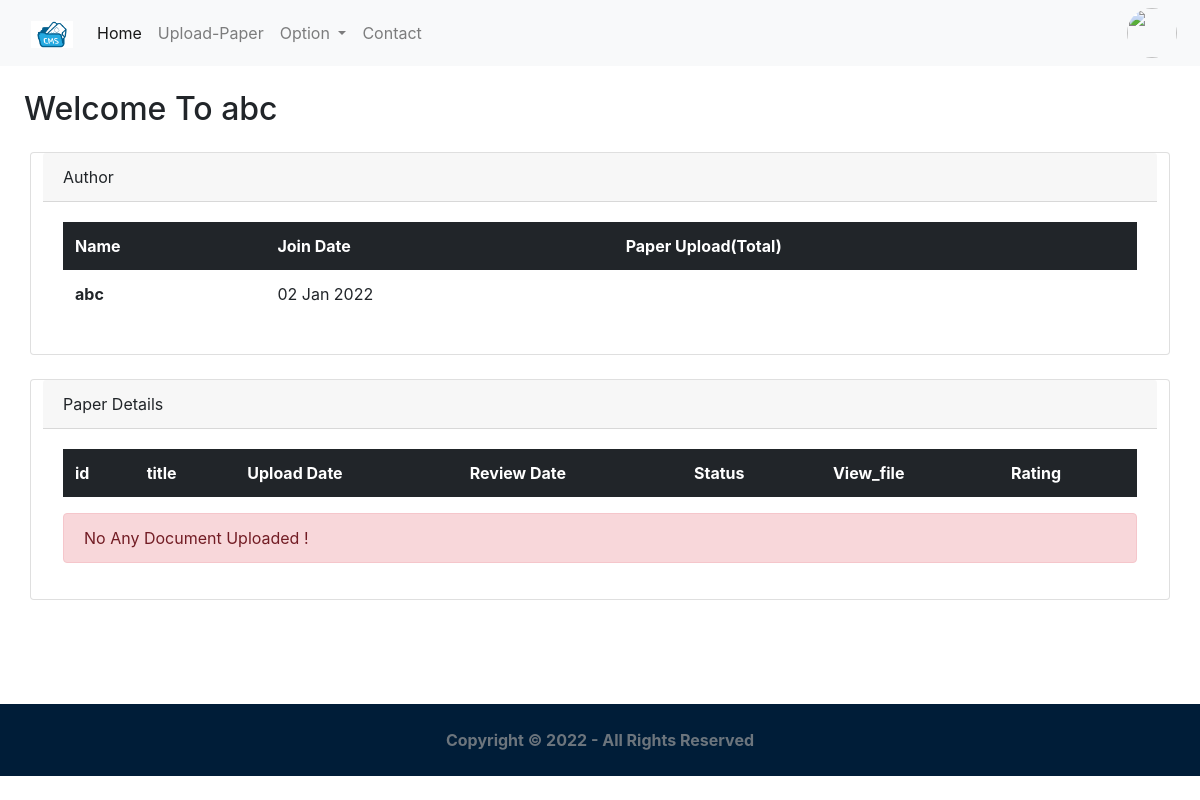
Before: /feed/dashboard (signed in) with the older database file.
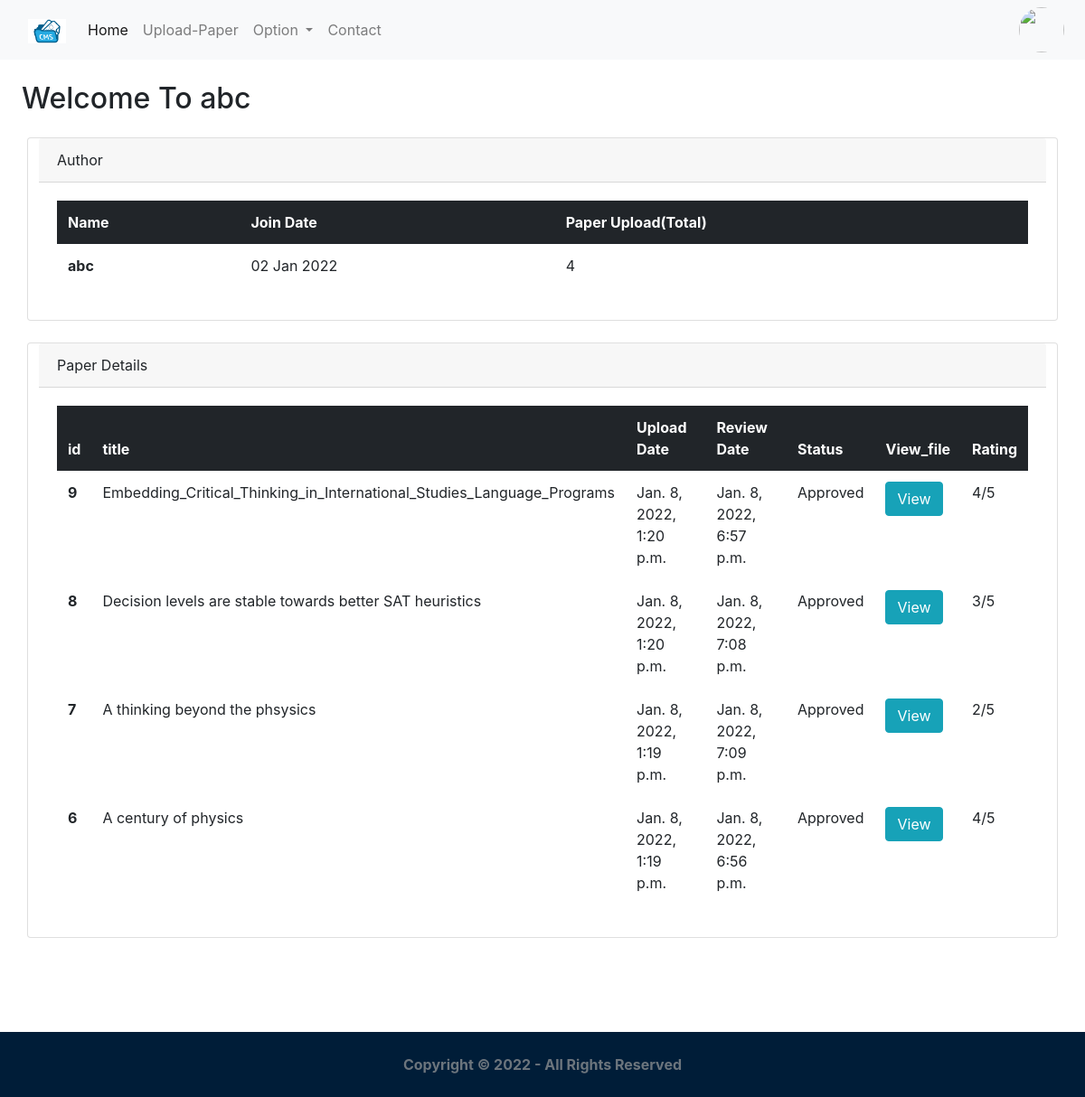
After: the same page with the newer database file.
### core/models.py (models this page shows, shortened)
class Paper(models.Model):
	title = models.CharField(max_length=100)
	description = models.CharField(max_length=200)
	status = models.CharField(max_length=30,default='Submitted')
	file = models.FileField(upload_to='author_files/') # taking files from author
	user = models.ForeignKey(User, on_delete=models.CASCADE)
	remarks = models.CharField(max_length=255,default='No-Remark')
	rating = models.IntegerField(default=0)
	created_on = models.DateTimeField(auto_now_add=True)
	review_date = models.DateTimeField(null=True)
	review_by = models.IntegerField(null=True)
	is_review_submit = models.BooleanField(default=False)
	class Meta:
		ordering = ['-created_on']

### core/views.py (the view)
# urls.py: path('feed/dashboard',login_required(Userhomepage.as_view()),name='home_view'),
class Userhomepage(View):
	template_name='core/feed.html'
	template_name1='core/reviewer.html'
	def get(self,request):
		if Reviewer.objects.filter(user=request.user).exists():
			obj=PaperAssign.objects.filter(review=request.user.reviewer.id)
			pp=obj.exists()
			if pp:
				obj=PaperAssign.objects.filter(review=request.user.reviewer.id)
				result=PaperAssign.objects.filter(Q(review=request.user.reviewer.id) & Q(is_review=False)).values_list('is_review',flat=True).aggregate(total=Count('is_review'))
				obj1=request.user.reviewer.assigned_paper.select_related('assign_paper').annotate(paper=F('assign_paper')).values_list('paper',flat=True)
				context={'mylist': zip(obj, obj1),'result':result}
				return render(request,self.template_name1,context)
			messages.error(request,"No Any Paper Assigned !",extra_tags="error")
			return render(request,self.template_name1)
		else:
			p=Paper.objects.filter(user=request.user).exists()
			if p:
				obj=Paper.objects.filter(user=request.user).all()
				obj1=Paper.objects.filter(user=request.user).aggregate(total_paper=Count('user'))
				context={'obj':obj,'obj1':obj1}
				return render(request,self.template_name,context)
			messages.error(request,"No Any Document Uploaded !",extra_tags="error")
			return render(request,self.template_name)

### core/templates/core/feed.html (shortened to what this page needs)
{% extends 'core/base.html' %}
{% load static %}
{% block content %}
<h2 class="m-4">Welcome To {{request.user.full_name}}</h2>
<div class="container">
    <div class="row my-4">
        <div class="card">
          <div class="card-header">
            Author
          </div>
          <div class="card-body">
            <table class="table  table-borderless">
              <thead class="table-dark">
                <tr>
                  <th scope="col">Name</th>
                  <th scope="col">Join Date</th>
                  <th scope="col">Paper Upload(Total)</th>
                </tr>
              </thead>
              <tbody>
                <tr>
                  <th scope="row">{{request.user.full_name}}</th>
                  <td>{{request.user.created_on|date:"d M Y"}}</td>
                  <td>{{obj1.total_paper}}</td>
                </tr>
                </tbody>
            </table>
          </div>
        </div>
    </div>
    <div class="row my-4">
        <div class="card ">
          <div class="card-header d-flex">
            <span>Paper Details</span>
          </div>
          <div class="card-body ">
            <table class="table table-responsive-sm table-borderless">
              <thead class="table-dark">
                <tr>
                  <th scope="col">id</th>
                  <th scope="col">title</th>
                  <th scope="col">Upload Date</th>
                  <th scope="col">Review Date</th>
                  <th scope="col">Status</th>
                  <th scope="col">View_file</th>
                  <th scope="col">Rating</th>
                </tr>
              </thead>
              <tbody>
                {% for obj in obj %}
                <tr>
                  <th scope="row">{{obj.id}}</th>
                  <td>{{obj.title}}</td>
                  <td>{{obj.created_on}}</td>
                  <td>{{obj.review_date}}</td>
                  <td>{{obj.status}}</td>
                  <td><a href="{{obj.file.url}}"   class="btn btn-info">View</a></td>
                  <td id="rating1">{{obj.rating}}/5</td>
                </tr>
                {% endfor %}
                </tbody>
            </table>
            {%if messages %}
            {% for message in messages %}
        <div class="alert alert-danger" role='alert'>
                {{message}}
        </div>
            {% endfor %}
        {% endif %}
          </div>
        </div>
    </div>
</div>
<div style="height:10vh;">
    </div>
{% endblock %}

Changed rows visible on the page:
added Paper: id "9", title "Embedding_Critical_Thinking_in_International_Studies_Language_Programs", created_on "Jan. 8, 2022, 1:20 p.m.", review_date "Jan. 8, 2022, 6:57 p.m.", status "Approved", rating "4"
added Paper: id "8", title "Decision levels are stable towards better SAT heuristics", created_on "Jan. 8, 2022, 1:20 p.m.", review_date "Jan. 8, 2022, 7:08 p.m.", status "Approved", rating "3"
added Paper: id "7", title "A thinking beyond the phsysics", created_on "Jan. 8, 2022, 1:19 p.m.", review_date "Jan. 8, 2022, 7:09 p.m.", status "Approved", rating "2"
added Paper: id "6", title "A century of physics", created_on "Jan. 8, 2022, 1:19 p.m.", review_date "Jan. 8, 2022, 6:56 p.m.", status "Approved", rating "4"
Other visible differences:
{{ obj1.total_paper }}: (not shown) → "4"
list line gone: "No Any Document Uploaded !"
